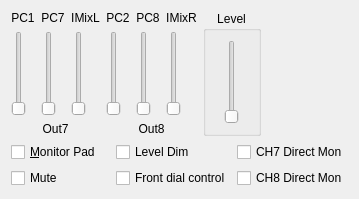
            <widget class="QWidget" name="TabPage" >
             <attribute name="title" >
              <string>Out7/&amp;8</string>
             </attribute>
             <layout class="QGridLayout" >
              <item row="1" column="0" colspan="4" >
               <layout class="QGridLayout" >
                <item row="1" column="2" >
                 <widget class="QCheckBox" name="chkMonitor8" >
                  <property name="text" >
                   <string>CH8 Direct Mon</string>
                  </property>
                  <property name="shortcut" >
                   <string/>
                  </property>
                 </widget>
                </item>
                <item row="0" column="1" >
                 <widget class="QCheckBox" name="chkDim78" >
                  <property name="text" >
                   <string>Level Dim</string>
                  </property>
                  <property name="shortcut" >
                   <string/>
                  </property>
                 </widget>
                </item>
                <item row="1" column="0" >
                 <widget class="QCheckBox" name="chkMute78" >
                  <property name="text" >
                   <string>Mute</string>
                  </property>
                 </widget>
                </item>
                <item row="0" column="0" >
                 <widget class="QCheckBox" name="chkPad78" >
                  <property name="text" >
                   <string>&amp;Monitor Pad</string>
                  </property>
                  <property name="shortcut" >
                   <string>Alt+M</string>
                  </property>
                 </widget>
                </item>
                <item row="0" column="2" >
                 <widget class="QCheckBox" name="chkMonitor7" >
                  <property name="text" >
                   <string>CH7 Direct Mon</string>
                  </property>
                  <property name="shortcut" >
                   <string/>
                  </property>
                 </widget>
                </item>
                <item row="1" column="1" >
                 <widget class="QCheckBox" name="chkHwCtrl78" >
                  <property name="text" >
                   <string>Front dial control</string>
                  </property>
                  <property name="shortcut" >
                   <string/>
                  </property>
                 </widget>
                </item>
               </layout>
              </item>
              <item row="0" column="0" >
               <layout class="QGridLayout" >
                <item row="0" column="0" >
                 <widget class="QLabel" name="txtOMixPC1O7" >
                  <property name="text" >
                   <string>PC1</string>
                  </property>
                  <property name="alignment" >
                   <set>Qt::AlignCenter</set>
                  </property>
                  <property name="wordWrap" >
                   <bool>false</bool>
                  </property>
                 </widget>
                </item>
                <item row="1" column="2" >
                 <widget class="QSlider" name="sldOMixIMixO7" >
                  <property name="minimum" >
                   <number>0</number>
                  </property>
                  <property name="maximum" >
                   <number>32767</number>
                  </property>
                  <property name="singleStep" >
                   <number>10000</number>
                  </property>
                  <property name="pageStep" >
                   <number>1000</number>
                  </property>
                  <property name="orientation" >
                   <enum>Qt::Vertical</enum>
                  </property>
                  <property name="tickInterval" >
                   <number>10000</number>
                  </property>
                 </widget>
                </item>
                <item row="0" column="1" >
                 <widget class="QLabel" name="txtOMixPC7O7" >
                  <property name="text" >
                   <string>PC7</string>
                  </property>
                  <property name="alignment" >
                   <set>Qt::AlignCenter</set>
                  </property>
                  <property name="wordWrap" >
                   <bool>false</bool>
                  </property>
                 </widget>
                </item>
                <item row="1" column="1" >
                 <widget class="QSlider" name="sldOMixPC7O7" >
                  <property name="minimum" >
                   <number>0</number>
                  </property>
                  <property name="maximum" >
                   <number>32767</number>
                  </property>
                  <property name="singleStep" >
                   <number>10000</number>
                  </property>
                  <property name="pageStep" >
                   <number>1000</number>
                  </property>
                  <property name="orientation" >
                   <enum>Qt::Vertical</enum>
                  </property>
                  <property name="tickInterval" >
                   <number>10000</number>
                  </property>
                 </widget>
                </item>
                <item row="2" column="0" colspan="3" >
                 <widget class="QLabel" name="txtOmixO7" >
                  <property name="text" >
                   <string>Out7</string>
                  </property>
                  <property name="alignment" >
                   <set>Qt::AlignCenter</set>
                  </property>
                  <property name="wordWrap" >
                   <bool>false</bool>
                  </property>
                 </widget>
                </item>
                <item row="0" column="2" >
                 <widget class="QLabel" name="txtOMixIMixO7" >
                  <property name="text" >
                   <string>IMixL</string>
                  </property>
                  <property name="alignment" >
                   <set>Qt::AlignCenter</set>
                  </property>
                  <property name="wordWrap" >
                   <bool>false</bool>
                  </property>
                 </widget>
                </item>
                <item row="1" column="0" >
                 <widget class="QSlider" name="sldOMixPC1O7" >
                  <property name="minimum" >
                   <number>0</number>
                  </property>
                  <property name="maximum" >
                   <number>32767</number>
                  </property>
                  <property name="singleStep" >
                   <number>10000</number>
                  </property>
                  <property name="pageStep" >
                   <number>1000</number>
                  </property>
                  <property name="orientation" >
                   <enum>Qt::Vertical</enum>
                  </property>
                  <property name="tickInterval" >
                   <number>10000</number>
                  </property>
                 </widget>
                </item>
               </layout>
              </item>
              <item row="0" column="1" >
               <layout class="QGridLayout" >
                <item row="0" column="2" >
                 <widget class="QLabel" name="txtOMixIMixO8" >
                  <property name="text" >
                   <string>IMixR</string>
                  </property>
                  <property name="alignment" >
                   <set>Qt::AlignCenter</set>
                  </property>
                  <property name="wordWrap" >
                   <bool>false</bool>
                  </property>
                 </widget>
                </item>
                <item row="2" column="0" colspan="3" >
                 <widget class="QLabel" name="txtOmixO8" >
                  <property name="text" >
                   <string>Out8</string>
                  </property>
                  <property name="alignment" >
                   <set>Qt::AlignCenter</set>
                  </property>
                  <property name="wordWrap" >
                   <bool>false</bool>
                  </property>
                 </widget>
                </item>
                <item row="1" column="2" >
                 <widget class="QSlider" name="sldOMixIMixO8" >
                  <property name="minimum" >
                   <number>0</number>
                  </property>
                  <property name="maximum" >
                   <number>32767</number>
                  </property>
                  <property name="singleStep" >
                   <number>10000</number>
                  </property>
                  <property name="pageStep" >
                   <number>1000</number>
                  </property>
                  <property name="orientation" >
                   <enum>Qt::Vertical</enum>
                  </property>
                  <property name="tickInterval" >
                   <number>10000</number>
                  </property>
                 </widget>
                </item>
                <item row="1" column="1" >
                 <widget class="QSlider" name="sldOMixPC8O8" >
                  <property name="minimum" >
                   <number>0</number>
                  </property>
                  <property name="maximum" >
                   <number>32767</number>
                  </property>
                  <property name="singleStep" >
                   <number>10000</number>
                  </property>
                  <property name="pageStep" >
                   <number>1000</number>
                  </property>
                  <property name="orientation" >
                   <enum>Qt::Vertical</enum>
                  </property>
                  <property name="tickInterval" >
                   <number>10000</number>
                  </property>
                 </widget>
                </item>
                <item row="0" column="0" >
                 <widget class="QLabel" name="txtOMixPC2O8" >
                  <property name="text" >
                   <string>PC2</string>
                  </property>
                  <property name="alignment" >
                   <set>Qt::AlignCenter</set>
                  </property>
                  <property name="wordWrap" >
                   <bool>false</bool>
                  </property>
                 </widget>
                </item>
                <item row="0" column="1" >
                 <widget class="QLabel" name="txtOMixPC8O8" >
                  <property name="text" >
                   <string>PC8</string>
                  </property>
                  <property name="alignment" >
                   <set>Qt::AlignCenter</set>
                  </property>
                  <property name="wordWrap" >
                   <bool>false</bool>
                  </property>
                 </widget>
                </item>
                <item row="1" column="0" >
                 <widget class="QSlider" name="sldOMixPC2O8" >
                  <property name="minimum" >
                   <number>0</number>
                  </property>
                  <property name="maximum" >
                   <number>32767</number>
                  </property>
                  <property name="singleStep" >
                   <number>10000</number>
                  </property>
                  <property name="pageStep" >
                   <number>1000</number>
                  </property>
                  <property name="orientation" >
                   <enum>Qt::Vertical</enum>
                  </property>
                  <property name="tickInterval" >
                   <number>10000</number>
                  </property>
                 </widget>
                </item>
               </layout>
              </item>
              <item row="0" column="2" >
               <widget class="QGroupBox" name="groupLevel78" >
                <property name="title" >
                 <string>Level</string>
                </property>
                <property name="alignment" >
                 <set>Qt::AlignHCenter</set>
                </property>
                <layout class="QGridLayout" >
                 <item row="0" column="0" >
                  <widget class="QSlider" name="sldOut78Level" >
                   <property name="minimum" >
                    <number>0</number>
                   </property>
                   <property name="maximum" >
                    <number>127</number>
                   </property>
                   <property name="singleStep" >
                    <number>1</number>
                   </property>
                   <property name="pageStep" >
                    <number>16</number>
                   </property>
                   <property name="orientation" >
                    <enum>Qt::Vertical</enum>
                   </property>
                   <property name="tickInterval" >
                    <number>32</number>
                   </property>
                  </widget>
                 </item>
                </layout>
               </widget>
              </item>
              <item row="0" column="3" >
               <spacer>
                <property name="orientation" >
                 <enum>Qt::Horizontal</enum>
                </property>
                <property name="sizeType" >
                 <enum>QSizePolicy::Expanding</enum>
                </property>
                <property name="sizeHint" >
                 <size>
                  <width>81</width>
                  <height>21</height>
                 </size>
                </property>
               </spacer>
              </item>
             </layout>
            </widget>
